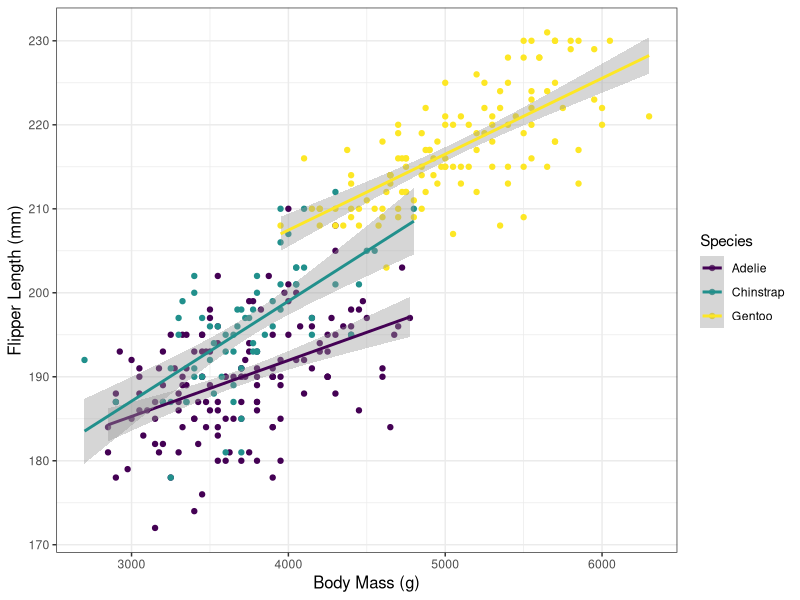
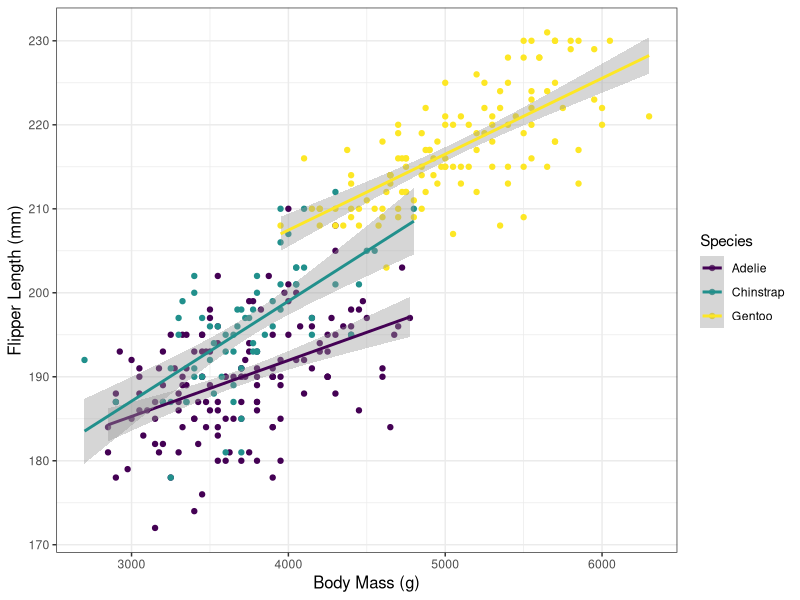

Reproduce these figures in R, in order.
## ---- chunk 1
#| echo: false
# Load libraries
library(tidyverse)
library(palmerpenguins)
library(kableExtra)
library(here)

# Assign dataset
pengdata <- penguins
## ---- chunk 2
#| label: fig-bodymass-flipper
#| fig-cap: "A scatterplot depicting body mass vs. flipper length for three penguin species. Color points are grouped by penguin species as shown in the legend on the right. Solid color lines indicate best fit line by linear regressions, with 95% Confidence Intervals shown in the respective shaded areas for each species."
#| fig-align: "center"
#| fig-height: 4
#| fig-width: 6
pengdata |> 
  ggplot(aes(x=body_mass_g, y=flipper_length_mm, color=species))+ # map body mass by flipper length
  geom_point()+ # add individual observations as scatterplot
  geom_smooth(method = lm)+ # add linear regression, with shading of 95% Confidence Intervals 
  labs(x="Body Mass (g)", y="Flipper Length (mm)", color="Species")+ # change axes and legend names
  theme_bw()+
  theme(axis.title = element_text(size = 12))+
  scale_colour_viridis_d()
## ---- chunk 3
#| echo: false
# separately assign to object, when i tried to assign in the code above the figure would not display on HTML file
plot <- pengdata |> 
  ggplot(aes(x=body_mass_g, y=flipper_length_mm, color=species))+ # map body mass by flipper length
  geom_point()+ # add individual observations as scatterplot
  geom_smooth(method = lm)+ # add linear regression, with shading of 95% Confidence Intervals 
  labs(x="Body Mass (g)", y="Flipper Length (mm)", color="Species")+ # change axes and legend names
  theme_bw()+
  theme(axis.title = element_text(size = 12))+
  scale_colour_viridis_d()

ggsave(here("Week_06", "Outputs", "HW_plot_mass_flipper.png"), create.dir = TRUE)
## ---- chunk 4
#| label: tbl-bodymass-flipper
#| tbl-cap: "Mean body mass and flipper length for three penguin species."
pengdata |> 
  group_by(species) |> 
  summarise(BodyMass = mean(body_mass_g, na.rm = TRUE), 
            FlipperLength = mean(flipper_length_mm, na.rm = TRUE)) |> 
  kbl(col.names = c("Species", "Mean body mass (g)", "Mean flipper length (mm)"), align = "ccc") |> 
  kable_classic() |> 
  kable_styling(full_width = FALSE)
